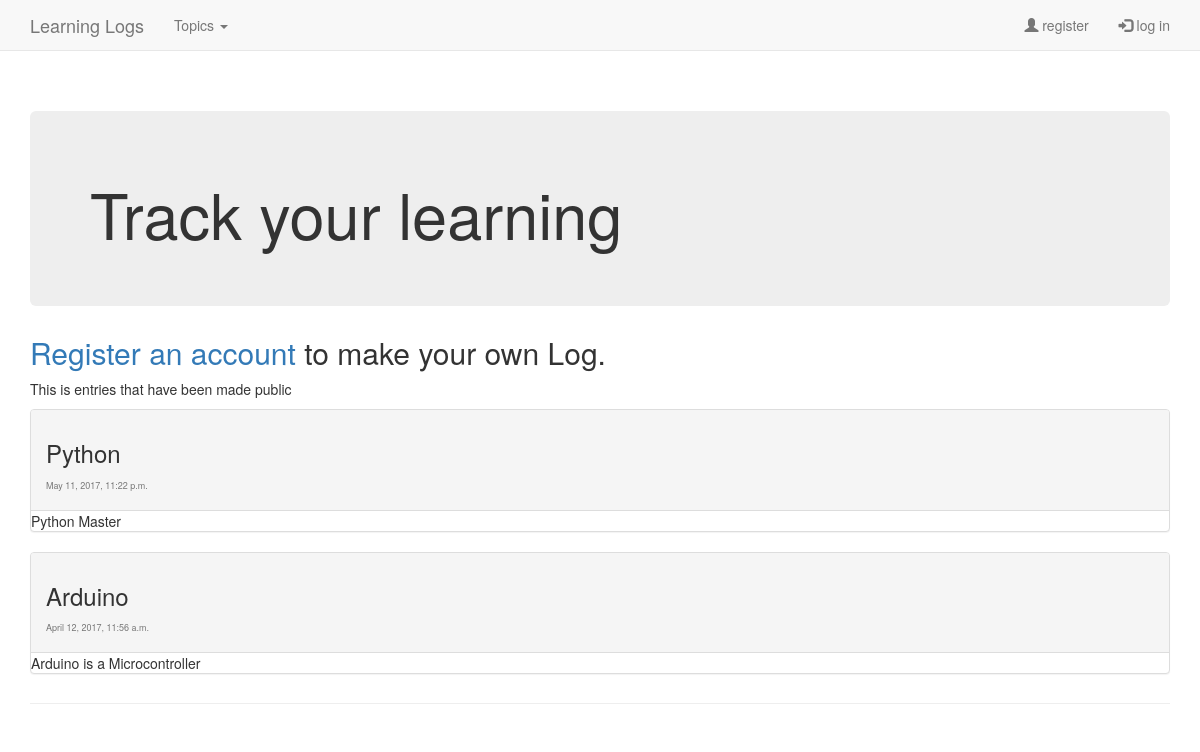
The page / on the database its author committed.
### LearningLogs/models.py (models this page shows, shortened)
class Entry(models.Model):
    topic = models.ForeignKey(Topic)
    text = models.TextField()
    date_added = models.DateTimeField(auto_now_add=True)
    public = models.BooleanField(default=False)
    class Meta:
        verbose_name_plural = 'entries'

class Topic(models.Model):
    text = models.CharField(max_length=200)
    slug = models.SlugField()
    date_added = models.DateTimeField(auto_now_add=True)
    owner = models.ForeignKey(User)
    def __str__(self):
        return self.text

### LearningLogs/views.py (the view)
# urls.py: url(r'^$',views.index,name="index"),
def index(request):
    entries =  Entry.objects.all().order_by('-date_added')
    context = {'entries': entries}
    return render(request,"LearningLogs/index.html", context)

### LearningLogs/context_processors.py (called while the page is built)
def add_variables_to_context(request):
    topic = Topic.objects.all()
    return{"MenuTopics": topic}

### templates/LearningLogs/index.html
{% extends "LearningLogs/base.html" %}
{% block header %}
    <div class="jumbotron">
    <h1>Track your learning</h1>
    </div>
{% endblock header %}
{% block content %}
    <h2>
    {%if user.is_authenticated %}
        Welcome, {{ user.username }} make new topics, and edit your entries
    {% else %}
        <a href="{% url 'users:register' %}">Register an account</a> to make your own Log.
    {% endif %}
    </h2>
    <p> This is entries that have been made public</p>
            {% for entry in entries %}
                {% if entry.public %}
                     <div class="panel panel-default">
      <div class="panel-heading">
        <h3>
          {{ entry.topic}}
            <h6 >
                <small>
                    {{ entry.date_added }}
                </small>
            </h6>
        </h3>
      </div>
                     <div class="panel-boady">
        {{ entry.text|slice:":100" }}
      </div>
       </div>
                {% endif %}
                {% endfor %}
{% endblock content %}

### rows shown on the page
Entry: topic "Python", date_added "May 11, 2017, 11:22 p.m.", text "Python Master"
Entry: topic "Arduino", date_added "April 12, 2017, 11:56 a.m.", text "Arduino is a Microcontroller"
